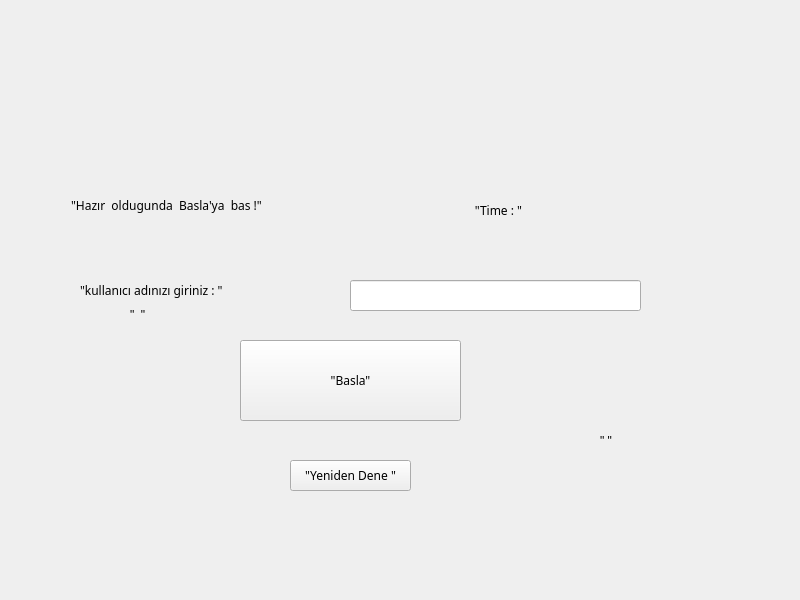
<?xml version="1.0" encoding="UTF-8"?>
<ui version="4.0">
 <class>Widget</class>
 <widget class="QWidget" name="Widget">
  <property name="geometry">
   <rect>
    <x>0</x>
    <y>0</y>
    <width>800</width>
    <height>600</height>
   </rect>
  </property>
  <property name="windowTitle">
   <string>Widget</string>
  </property>
  <property name="styleSheet">
   <string notr="true"/>
  </property>
  <widget class="QLabel" name="labelInfo">
   <property name="geometry">
    <rect>
     <x>40</x>
     <y>160</y>
     <width>381</width>
     <height>91</height>
    </rect>
   </property>
   <property name="font">
    <font>
     <family>Showcard Gothic</family>
    </font>
   </property>
   <property name="text">
    <string>          &quot;Hazır  oldugunda  Basla'ya  bas !&quot;</string>
   </property>
  </widget>
  <widget class="QPushButton" name="btnStart">
   <property name="geometry">
    <rect>
     <x>240</x>
     <y>340</y>
     <width>221</width>
     <height>81</height>
    </rect>
   </property>
   <property name="font">
    <font>
     <family>Showcard Gothic</family>
    </font>
   </property>
   <property name="text">
    <string>&quot;Basla&quot;</string>
   </property>
  </widget>
  <widget class="QLabel" name="labelResult">
   <property name="geometry">
    <rect>
     <x>450</x>
     <y>170</y>
     <width>291</width>
     <height>81</height>
    </rect>
   </property>
   <property name="font">
    <font>
     <family>Showcard Gothic</family>
    </font>
   </property>
   <property name="text">
    <string>        &quot;Time : &quot; </string>
   </property>
  </widget>
  <widget class="QPushButton" name="btnRetry">
   <property name="geometry">
    <rect>
     <x>290</x>
     <y>460</y>
     <width>121</width>
     <height>31</height>
    </rect>
   </property>
   <property name="font">
    <font>
     <family>Showcard Gothic</family>
    </font>
   </property>
   <property name="text">
    <string>&quot;Yeniden Dene &quot;</string>
   </property>
  </widget>
  <widget class="QLabel" name="labelDot">
   <property name="geometry">
    <rect>
     <x>130</x>
     <y>99</y>
     <width>461</width>
     <height>431</height>
    </rect>
   </property>
   <property name="text">
    <string>&quot;  &quot;</string>
   </property>
  </widget>
  <widget class="QLineEdit" name="lineEditName">
   <property name="geometry">
    <rect>
     <x>350</x>
     <y>280</y>
     <width>291</width>
     <height>31</height>
    </rect>
   </property>
   <property name="font">
    <font>
     <family>Showcard Gothic</family>
    </font>
   </property>
   <property name="text">
    <string/>
   </property>
  </widget>
  <widget class="QLabel" name="labelNameInfo">
   <property name="geometry">
    <rect>
     <x>80</x>
     <y>240</y>
     <width>211</width>
     <height>101</height>
    </rect>
   </property>
   <property name="font">
    <font>
     <family>Showcard Gothic</family>
    </font>
   </property>
   <property name="text">
    <string>&quot;kullanıcı adınızı giriniz : &quot;</string>
   </property>
  </widget>
  <widget class="QLabel" name="labelLog">
   <property name="geometry">
    <rect>
     <x>600</x>
     <y>340</y>
     <width>171</width>
     <height>201</height>
    </rect>
   </property>
   <property name="text">
    <string>&quot; &quot;</string>
   </property>
  </widget>
 </widget>
 <resources/>
 <connections/>
</ui>
